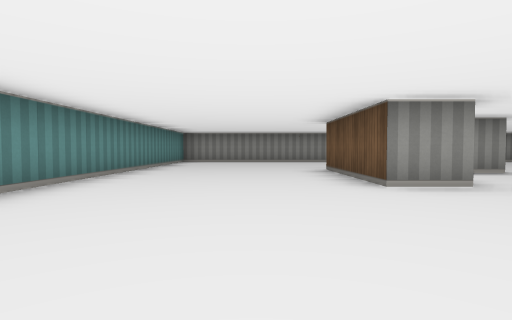
View 1 (above)

13 first-person views from a walk through a cub3D ray-caster map. The camera is about half as high as the walls, tilts 2° down and sees 80° across. The floor is counted in squares. Each view is taken from the middle of a square. On the plan, view 1 faces up. The plan holds only what a view shows up to about 9 squares ahead; the rest is blank.

View 2
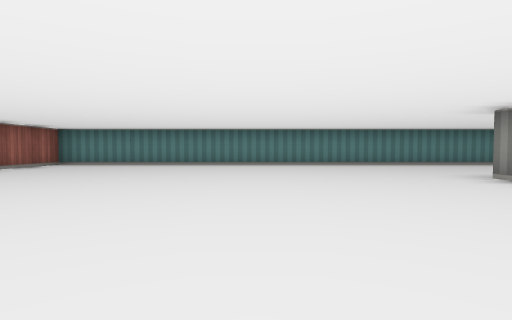

View 3
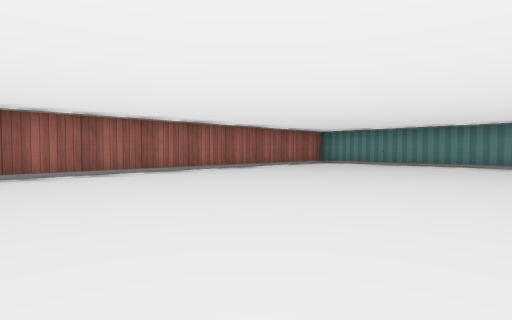

View 4
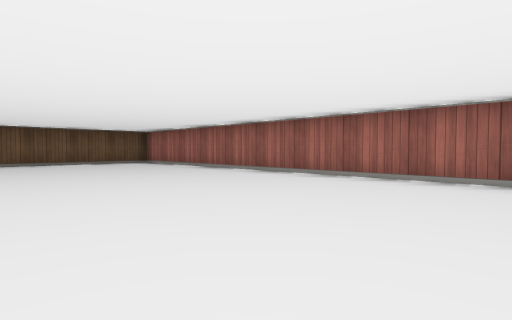

View 5
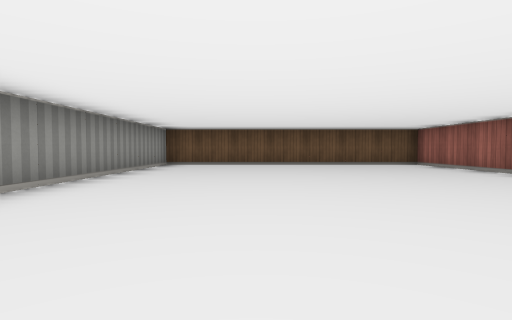

View 6
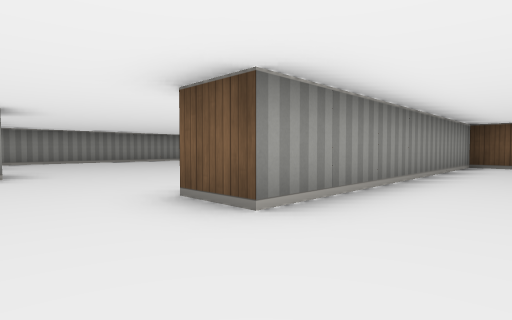

View 7
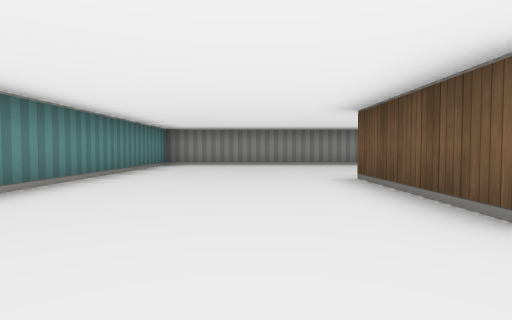

View 8
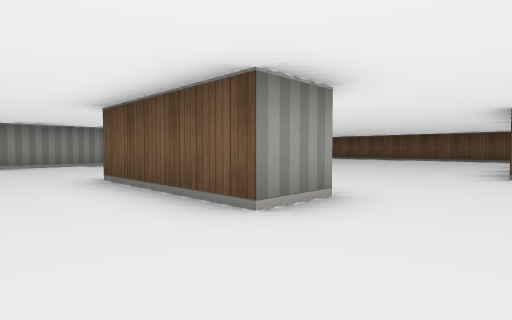

View 9
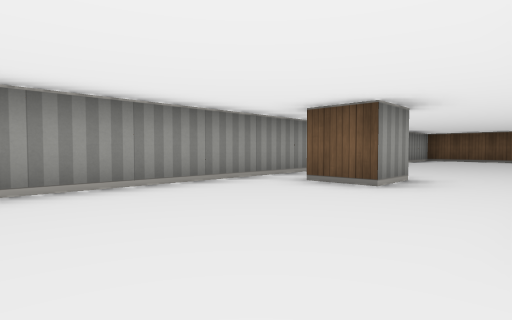

View 10
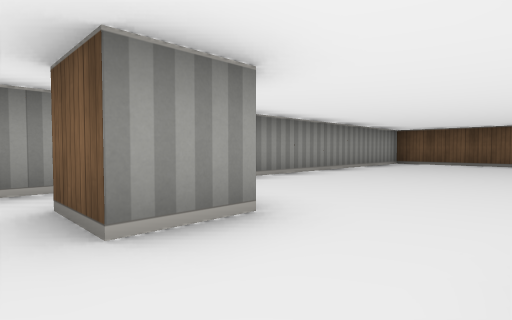

View 11
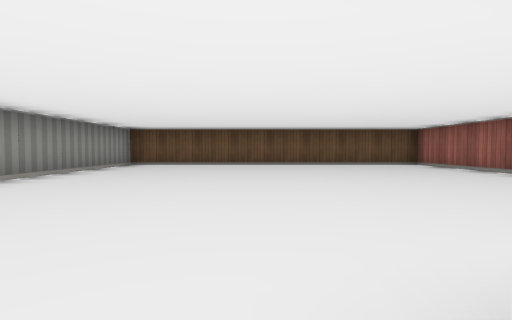

View 12
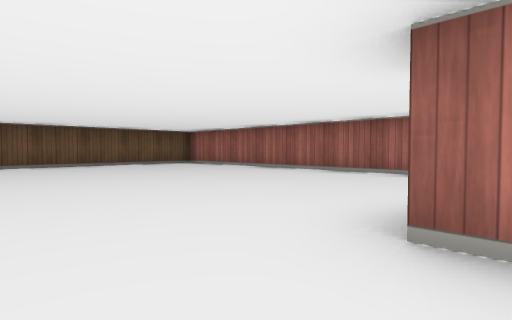

View 13
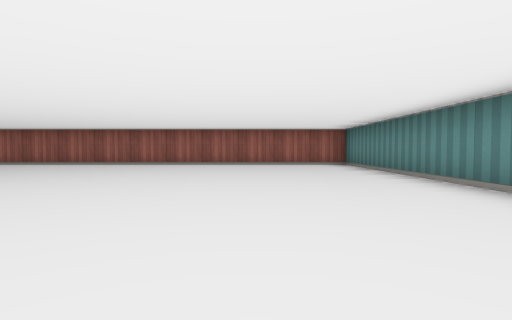

### Floor plan
Points are (right, up) in squares from view 1. A wall is a line through its corners. A room is listed if a view was taken in it or the views show most of it. See-through windows are left out.
Room 1 (views 1, 2, 3, 4, 5, 6, 7, 8, 9, 10, 11, 12, 13)
walls: (5.5, 1.5) (5.5, 2.5) (12.5, 2.5) (12.5, 10.5) (-2.5, 10.5) (-2.5, -5.5) (12.5, -5.5) (12.5, 1.5) (5.5, 1.5); (2.6, 3.5) (1.5, 3.5) (1.5, 6.5); (4.6, 5.5) (3.9, 5.5); (4, 6.5) (4.5, 6.5); (4.6, 8.5) (3.5, 8.5) (3.5, 9.5)

Positions as (right, up) in squares from view 1, and headings:
1: (0, 0), facing up
2: (6, 0), facing left
3: (6, 0), facing down-left
4: (3, -1), facing down-right
5: (4, -1), facing right
6: (4, 0), facing up-right
7: (0, 2), facing up
8: (0, 2), facing up-right
9: (0, 7), facing up-right
10: (3, 7), facing up-right
11: (4, 7), facing right
12: (4, 8), facing down-right
13: (0, 3), facing down
